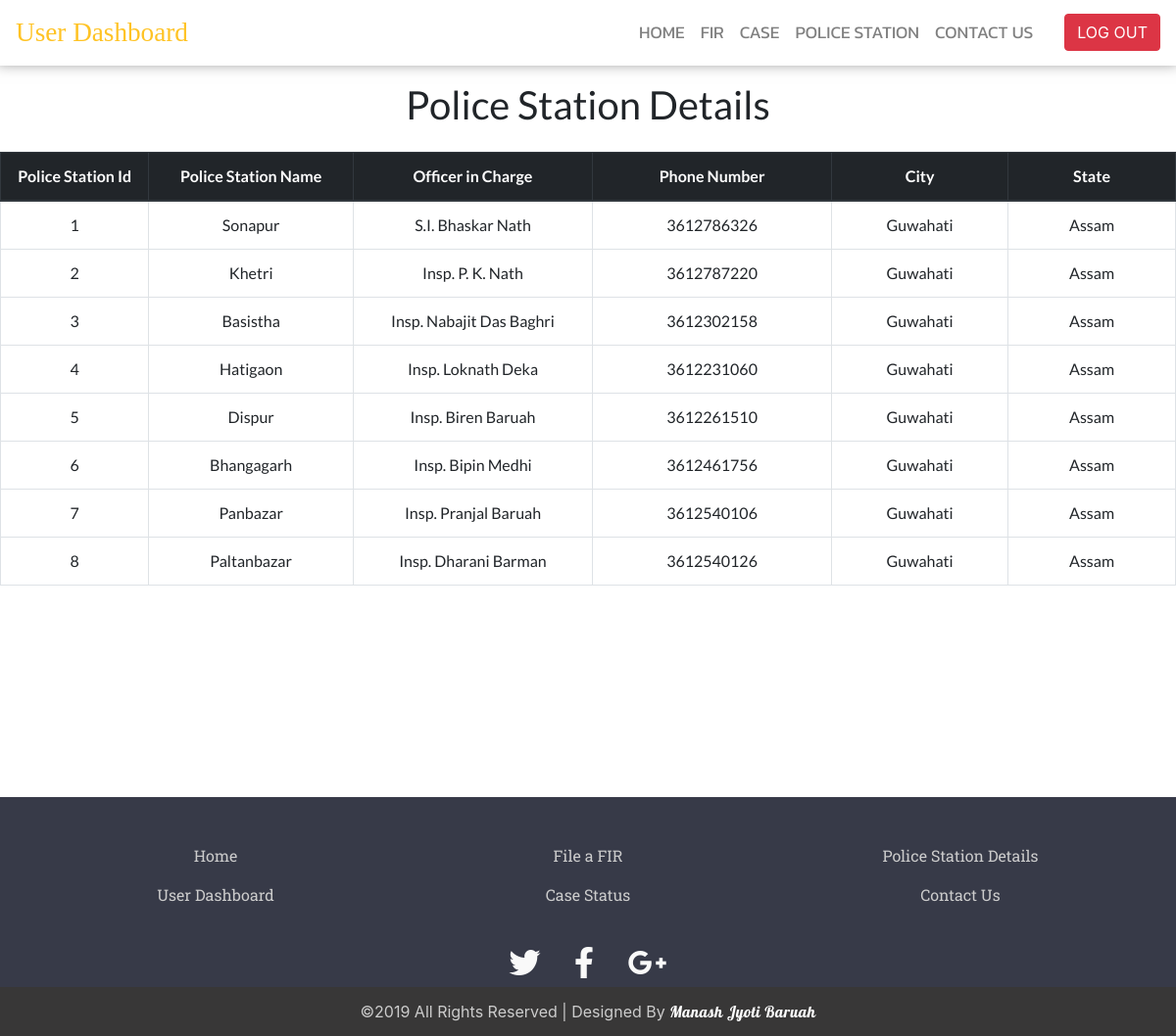
The app's page /dashboard/user_dashboard_menus/ps.php with its own data.
### tables this page shows
CREATE TABLE IF NOT EXISTS `police_station` (
  `ps_id` varchar(30) NOT NULL,
  `ps_name` text NOT NULL,
  `oc_name` text NOT NULL,
  `ps_ph` bigint(100) NOT NULL,
  `ps_city` text NOT NULL,
  `state` text NOT NULL,
  PRIMARY KEY (`ps_id`)
);

### dashboard/user_dashboard_menus/ps.php (the view, shortened to what this page needs)
<!DOCTYPE html>
<html>
<head>
  <link rel="stylesheet" href="https://use.fontawesome.com/releases/v5.8.1/css/all.css">
	<link rel="stylesheet" href="https://maxcdn.bootstrapcdn.com/bootstrap/4.0.0/css/bootstrap.min.css">
	<link rel="stylesheet" type="text/css" href="ps_style.css">
</head>
<body>
		<nav class="navbar navbar-expand-lg navbar-light sticky-top navbar-custom">
			<a class="navbar-brand" href="#">User Dashboard</a>
			<div class="collapse navbar-collapse" id="navbarSupportedContent">
				<ul class="navbar-nav mr-auto w-100 justify-content-end px-4">
					<li class="nav-item active"><a href="../user_dashboard.php" class="nav-link" >HOME</a></li>
					<li class="nav-item"><a href="fir.php" class="nav-link">FIR</a></li>
					<li class="nav-item"><a href="case.php" class="nav-link">CASE</a></li>
					<li class="nav-item"><a href="ps.php" class="nav-link">POLICE STATION</a></li>
					<li class="nav-item "><a href="contact.php" class="nav-link">CONTACT US</a></li>
				</ul>
				<a href="../../php/user_logout.php"><button type="button" class="btn btn-danger" >LOG OUT</button></a>
			</div>
		</nav>
		<div class="content">
			<div class="table-scrol">
        <h1 id="ps_header_text"  class="py-3" align="center">Police Station Details</h1>
        <div class="table-responsive">
            <table class="table table-bordered text-center table-hover">
                <thead class="thead-dark">
                  <tr >
                      <th style="width:6%">Police Station Id</th>
                      <th style="width:8%">Police Station Name</th>
                      <th style="width:10%">Officer in Charge</th>
                      <th style="width:10%">Phone Number</th>
                      <th style="width:7%">City</th>
                      <th style="width:7%">State</th>
                  </tr>
                </thead>
<?php
        include("../admin_dashboard_menus/connectioni.php");
        $view_users_query="select * from police_station";
        $run=mysqli_query($con,$view_users_query);
        while($row=mysqli_fetch_array($run))
        {
        $ps_id=$row[0];
        $ps_name=$row[1];
        $oc_name=$row[2];
        $ps_ph=$row[3];
        $ps_city=$row[4];
        $state=$row[5];
?>
<tr>
            <td><?php echo $ps_id;  ?></td>
            <td><?php echo $ps_name;  ?></td>
            <td><?php echo $oc_name;  ?></td>
            <td><?php echo $ps_ph;  ?></td>
            <td><?php echo $ps_city;  ?></td>
      <td><?php echo $state;  ?></td>
        </tr>
        <?php
        }
      ?>
    </table>
    </div>
  </div>
  </div>
  <footer id="site-footer">
      <div class="container">
        <div class="row text-center custom-list">
          <div class="col-sm-4">
            <ul class="list-unstyled">
            <li><a href="../../index.php" class="nav-link">Home</a></li>
            <li><a href="../user_dashboard.php" class="nav-link">User Dashboard</a></li>
          </ul>
          </div>
          <div class="col-sm-4">
            <ul class="list-unstyled">
              <li><a href="fir.php" class="nav-link">File a FIR</a></li>
              <li><a href="case.php" class="nav-link">Case Status</a></li>
            </ul>
          </div>
          <div class="col-sm-4">
            <ul class="list-unstyled">
              <li><a href="ps.php" class="nav-link">Police Station Details</a></li>
              <li><a href="contact.php" class="nav-link">Contact Us</a></li>
            </ul>
          </div>
        </div>
      </div>
      <div class="social-networks">
        <a href="https://www.twitter.com/ocms" class="twitter"><i class="fab fa-twitter"></i></a>
        <a href="https://www.facebook.com/ocms" class="facebook"><i class="fab fa-facebook-f"></i></a>
        <a href="mailto:ocms@gmail.com?subject=Mail from Our Site" class="google"><i class="fab fa-google-plus-g"></i></a>
      </div>
      <div class="footer-copyright">
              <p>&copy;2019 All Rights Reserved | Designed By <a href="https://www.linkedin.com/in/manashjb/"><span>Manash Jyoti Baruah</span></a> </p>
          </div>
    </footer>
</body>
</html>

### dashboard/user_dashboard_menus/ps_style.css (style rules this page uses)
body { background: #ffff; min-height: 100%; position: relative; padding-bottom: 200px; }
.navbar-custom { background: #ffff; -webkit-box-shadow:0 -0.4rem 0.9rem 0.2rem rgba(0,0,0,.5); -moz-box-shadow: -0.4rem 0.9rem 0.2rem rgba(0,0,0,.5):; box-shadow:0 -0.4rem 0.9rem 0.2rem rgba(0,0,0,.5); }
#navbarSupportedContent li a { color: grey; font-family: 'Kanit', sans-serif; font-size: 1.1em; }
.navbar-brand { color: #ffc324 !important; font-family: 'Cinzel', serif; font-size: 1.7em; }
#site-footer { background-color: #373a48; color:white; height: 200px; position: absolute; left: 0 ; right: 0; bottom: 0; margin-bottom: -200px; }
#site-footer .custom-list { margin-top: 40px; color: #fff !important; }
#site-footer li a { color: #ccc; font-family: 'Roboto Slab', serif; }
#site-footer .social-networks { text-align: center; padding-top: 10px; padding-bottom: 0; }
#site-footer .social-networks a { margin-right: 5px; margin-left: 5px; font-size: 32px; color: #f9f9f9; padding: 10px; transition: 0.2s; }
#site-footer .footer-copyright { background-color: #383737; padding-top:3px; padding-bottom:3px; text-align: center; }
#site-footer .footer-copyright p { margin:10px; color: #ccc; }
#site-footer span { font-family: 'Lobster', cursive; letter-spacing: 0.5px; color: #fff; }
.content { font-family: 'Lato', sans-serif; }

### records on screen
police_station: ps_id "1", ps_name "Sonapur", oc_name "S.I. Bhaskar Nath", ps_ph "3612786326", ps_city "Guwahati", state "Assam"
police_station: ps_id "2", ps_name "Khetri", oc_name "Insp. P. K. Nath", ps_ph "3612787220", ps_city "Guwahati", state "Assam"
police_station: ps_id "3", ps_name "Basistha", oc_name "Insp. Nabajit Das Baghri", ps_ph "3612302158", ps_city "Guwahati", state "Assam"
police_station: ps_id "4", ps_name "Hatigaon", oc_name "Insp. Loknath Deka", ps_ph "3612231060", ps_city "Guwahati", state "Assam"
police_station: ps_id "5", ps_name "Dispur", oc_name "Insp. Biren Baruah", ps_ph "3612261510", ps_city "Guwahati", state "Assam"
police_station: ps_id "6", ps_name "Bhangagarh", oc_name "Insp. Bipin Medhi", ps_ph "3612461756", ps_city "Guwahati", state "Assam"
police_station: ps_id "7", ps_name "Panbazar", oc_name "Insp. Pranjal Baruah", ps_ph "3612540106", ps_city "Guwahati", state "Assam"
police_station: ps_id "8", ps_name "Paltanbazar", oc_name "Insp. Dharani Barman", ps_ph "3612540126", ps_city "Guwahati", state "Assam"
